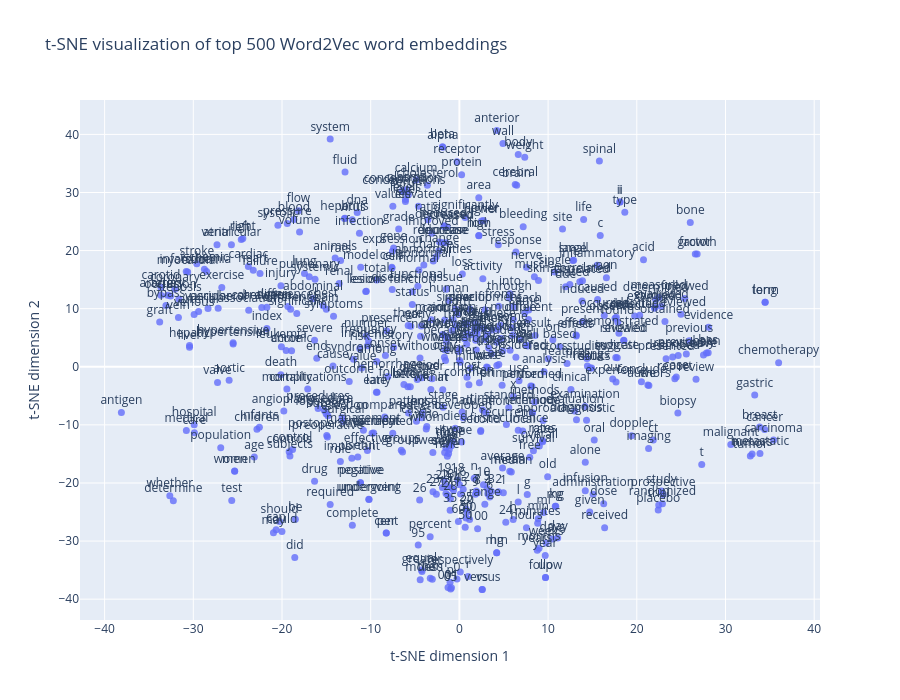

Here is the notebook cell this chart was saved with:
### Code cell
df_labels = df_tsne_words.iloc[:500]

fig = px.scatter(
    df_labels,
    x="x",
    y="y",
    text="word",
    hover_name="word",
    title="t-SNE visualization of top 500 Word2Vec word embeddings",
    labels={
        "x": "t-SNE dimension 1",
        "y": "t-SNE dimension 2"
    },
    width=900,
    height=700
)

fig.update_traces(
    textposition="top center",
    marker=dict(size=7, opacity=0.8)
)

fig.update_layout(
    showlegend=False
)

fig.show()

### Figure 1 — Plotly figure (JSON) as saved in the notebook; plotly's stock layout.template omitted (floating-point values rounded to 4 significant figures; data arrays with more than 128 entries replaced by an {"elided": "..."} marker saying what was removed)
{"data": [{"hovertemplate": "<b>%{hovertext}</b><br><br>t-SNE dimension 1=%{x}<br>t-SNE dimension 2=%{y}<br>word=%{text}<extra></extra>", "hovertext": {"elided": "500 str values"}, "legendgroup": "", "marker": {"color": "#636efa", "opacity": 0.8, "size": 7, "symbol": "circle"}, "mode": "markers+text", "name": "", "orientation": "v", "showlegend": false, "text": {"elided": "500 str values"}, "textposition": "top center", "type": "scatter", "x": {"elided": "500 float values"}, "xaxis": "x", "y": {"elided": "500 float values"}, "yaxis": "y"}], "layout": {"height": 700, "legend": {"tracegroupgap": 0}, "showlegend": false, "title": {"text": "t-SNE visualization of top 500 Word2Vec word embeddings"}, "width": 900, "xaxis": {"anchor": "y", "domain": [0, 1], "title": {"text": "t-SNE dimension 1"}}, "yaxis": {"anchor": "x", "domain": [0, 1], "title": {"text": "t-SNE dimension 2"}}}}
